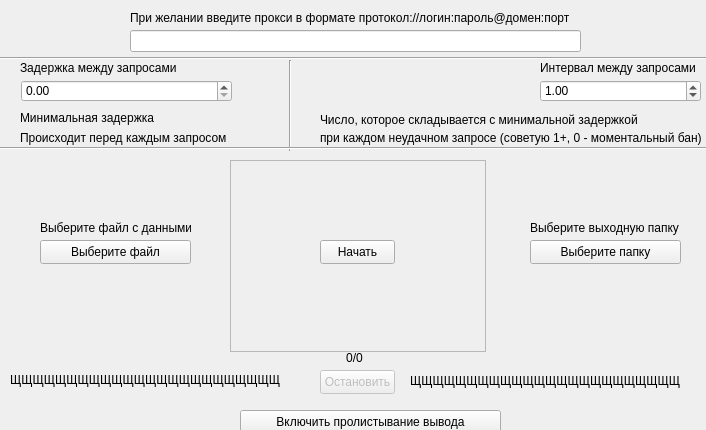
<?xml version="1.0" encoding="UTF-8"?>
<ui version="4.0">
 <class>MainWindow</class>
 <widget class="QMainWindow" name="MainWindow">
  <property name="geometry">
   <rect>
    <x>0</x>
    <y>0</y>
    <width>706</width>
    <height>430</height>
   </rect>
  </property>
  <property name="sizePolicy">
   <sizepolicy hsizetype="Fixed" vsizetype="Fixed">
    <horstretch>0</horstretch>
    <verstretch>0</verstretch>
   </sizepolicy>
  </property>
  <property name="minimumSize">
   <size>
    <width>706</width>
    <height>430</height>
   </size>
  </property>
  <property name="maximumSize">
   <size>
    <width>706</width>
    <height>430</height>
   </size>
  </property>
  <property name="windowTitle">
   <string>MainWindow</string>
  </property>
  <property name="toolTipDuration">
   <number>-1</number>
  </property>
  <widget class="QWidget" name="centralwidget">
   <widget class="QLabel" name="label">
    <property name="geometry">
     <rect>
      <x>130</x>
      <y>10</y>
      <width>451</width>
      <height>16</height>
     </rect>
    </property>
    <property name="text">
     <string>При желании введите прокси в формате протокол://логин:пароль@домен:порт</string>
    </property>
   </widget>
   <widget class="QPushButton" name="fileInputPicker">
    <property name="geometry">
     <rect>
      <x>40</x>
      <y>240</y>
      <width>151</width>
      <height>24</height>
     </rect>
    </property>
    <property name="text">
     <string>Выберите файл</string>
    </property>
   </widget>
   <widget class="QLabel" name="label_2">
    <property name="geometry">
     <rect>
      <x>40</x>
      <y>220</y>
      <width>151</width>
      <height>16</height>
     </rect>
    </property>
    <property name="text">
     <string>Выберите файл с данными</string>
    </property>
   </widget>
   <widget class="QLabel" name="label_3">
    <property name="geometry">
     <rect>
      <x>530</x>
      <y>220</y>
      <width>151</width>
      <height>16</height>
     </rect>
    </property>
    <property name="text">
     <string>Выберите выходную папку</string>
    </property>
   </widget>
   <widget class="QLineEdit" name="proxyInput">
    <property name="geometry">
     <rect>
      <x>130</x>
      <y>30</y>
      <width>451</width>
      <height>22</height>
     </rect>
    </property>
   </widget>
   <widget class="QPushButton" name="fileOutputPicker">
    <property name="geometry">
     <rect>
      <x>530</x>
      <y>240</y>
      <width>151</width>
      <height>24</height>
     </rect>
    </property>
    <property name="text">
     <string>Выберите папку</string>
    </property>
   </widget>
   <widget class="QTextBrowser" name="textOutput">
    <property name="enabled">
     <bool>false</bool>
    </property>
    <property name="geometry">
     <rect>
      <x>230</x>
      <y>160</y>
      <width>256</width>
      <height>192</height>
     </rect>
    </property>
   </widget>
   <widget class="QPushButton" name="StartButton">
    <property name="geometry">
     <rect>
      <x>320</x>
      <y>240</y>
      <width>75</width>
      <height>24</height>
     </rect>
    </property>
    <property name="text">
     <string>Начать</string>
    </property>
   </widget>
   <widget class="QPushButton" name="stopButton">
    <property name="enabled">
     <bool>false</bool>
    </property>
    <property name="geometry">
     <rect>
      <x>320</x>
      <y>370</y>
      <width>75</width>
      <height>24</height>
     </rect>
    </property>
    <property name="text">
     <string>Остановить</string>
    </property>
   </widget>
   <widget class="QLabel" name="inputPath">
    <property name="geometry">
     <rect>
      <x>10</x>
      <y>370</y>
      <width>321</width>
      <height>20</height>
     </rect>
    </property>
    <property name="toolTip">
     <string/>
    </property>
    <property name="autoFillBackground">
     <bool>false</bool>
    </property>
    <property name="text">
     <string>ЩЩЩЩЩЩЩЩЩЩЩЩЩЩЩЩЩЩЩЩЩЩЩЩ</string>
    </property>
    <property name="scaledContents">
     <bool>false</bool>
    </property>
    <property name="wordWrap">
     <bool>false</bool>
    </property>
   </widget>
   <widget class="QLabel" name="outputPath">
    <property name="geometry">
     <rect>
      <x>410</x>
      <y>370</y>
      <width>301</width>
      <height>21</height>
     </rect>
    </property>
    <property name="styleSheet">
     <string notr="true"/>
    </property>
    <property name="text">
     <string>ЩЩЩЩЩЩЩЩЩЩЩЩЩЩЩЩЩЩЩЩЩЩЩЩ</string>
    </property>
    <property name="scaledContents">
     <bool>false</bool>
    </property>
    <property name="wordWrap">
     <bool>false</bool>
    </property>
    <property name="indent">
     <number>-1</number>
    </property>
    <property name="openExternalLinks">
     <bool>false</bool>
    </property>
   </widget>
   <widget class="QLabel" name="label_4">
    <property name="geometry">
     <rect>
      <x>20</x>
      <y>60</y>
      <width>161</width>
      <height>16</height>
     </rect>
    </property>
    <property name="text">
     <string>Задержка между запросами</string>
    </property>
   </widget>
   <widget class="QLabel" name="label_5">
    <property name="geometry">
     <rect>
      <x>540</x>
      <y>60</y>
      <width>161</width>
      <height>16</height>
     </rect>
    </property>
    <property name="text">
     <string>Интервал между запросами</string>
    </property>
   </widget>
   <widget class="QDoubleSpinBox" name="timeoutInput">
    <property name="geometry">
     <rect>
      <x>21</x>
      <y>80</y>
      <width>211</width>
      <height>22</height>
     </rect>
    </property>
   </widget>
   <widget class="QDoubleSpinBox" name="intervalInput">
    <property name="geometry">
     <rect>
      <x>540</x>
      <y>80</y>
      <width>161</width>
      <height>22</height>
     </rect>
    </property>
    <property name="minimum">
     <double>0.200000000000000</double>
    </property>
    <property name="value">
     <double>1.000000000000000</double>
    </property>
   </widget>
   <widget class="QLabel" name="label_6">
    <property name="geometry">
     <rect>
      <x>20</x>
      <y>110</y>
      <width>211</width>
      <height>16</height>
     </rect>
    </property>
    <property name="text">
     <string>Минимальная задержка</string>
    </property>
   </widget>
   <widget class="QLabel" name="label_7">
    <property name="geometry">
     <rect>
      <x>20</x>
      <y>130</y>
      <width>211</width>
      <height>16</height>
     </rect>
    </property>
    <property name="text">
     <string>Происходит перед каждым запросом</string>
    </property>
   </widget>
   <widget class="QLabel" name="label_8">
    <property name="geometry">
     <rect>
      <x>320</x>
      <y>110</y>
      <width>411</width>
      <height>20</height>
     </rect>
    </property>
    <property name="text">
     <string>Число, которое складывается с минимальной задержкой </string>
    </property>
   </widget>
   <widget class="QLabel" name="label_9">
    <property name="geometry">
     <rect>
      <x>320</x>
      <y>130</y>
      <width>401</width>
      <height>16</height>
     </rect>
    </property>
    <property name="text">
     <string>при каждом неудачном запросе (советую 1+, 0 - моментальный бан)</string>
    </property>
   </widget>
   <widget class="Line" name="line">
    <property name="geometry">
     <rect>
      <x>0</x>
      <y>50</y>
      <width>741</width>
      <height>16</height>
     </rect>
    </property>
    <property name="orientation">
     <enum>Qt::Horizontal</enum>
    </property>
   </widget>
   <widget class="Line" name="line_2">
    <property name="geometry">
     <rect>
      <x>280</x>
      <y>60</y>
      <width>21</width>
      <height>91</height>
     </rect>
    </property>
    <property name="orientation">
     <enum>Qt::Vertical</enum>
    </property>
   </widget>
   <widget class="Line" name="line_3">
    <property name="geometry">
     <rect>
      <x>-90</x>
      <y>140</y>
      <width>891</width>
      <height>16</height>
     </rect>
    </property>
    <property name="orientation">
     <enum>Qt::Horizontal</enum>
    </property>
   </widget>
   <widget class="QLabel" name="errorText">
    <property name="geometry">
     <rect>
      <x>20</x>
      <y>390</y>
      <width>691</width>
      <height>20</height>
     </rect>
    </property>
    <property name="styleSheet">
     <string notr="true">color: red</string>
    </property>
    <property name="text">
     <string/>
    </property>
    <property name="scaledContents">
     <bool>false</bool>
    </property>
    <property name="alignment">
     <set>Qt::AlignCenter</set>
    </property>
    <property name="wordWrap">
     <bool>false</bool>
    </property>
   </widget>
   <widget class="QPushButton" name="activateTextOutput">
    <property name="geometry">
     <rect>
      <x>240</x>
      <y>410</y>
      <width>261</width>
      <height>24</height>
     </rect>
    </property>
    <property name="text">
     <string>Включить пролистывание вывода</string>
    </property>
   </widget>
   <widget class="QLabel" name="textProgress">
    <property name="geometry">
     <rect>
      <x>330</x>
      <y>350</y>
      <width>49</width>
      <height>16</height>
     </rect>
    </property>
    <property name="text">
     <string>0/0</string>
    </property>
    <property name="alignment">
     <set>Qt::AlignCenter</set>
    </property>
   </widget>
  </widget>
 </widget>
 <resources/>
 <connections/>
</ui>
